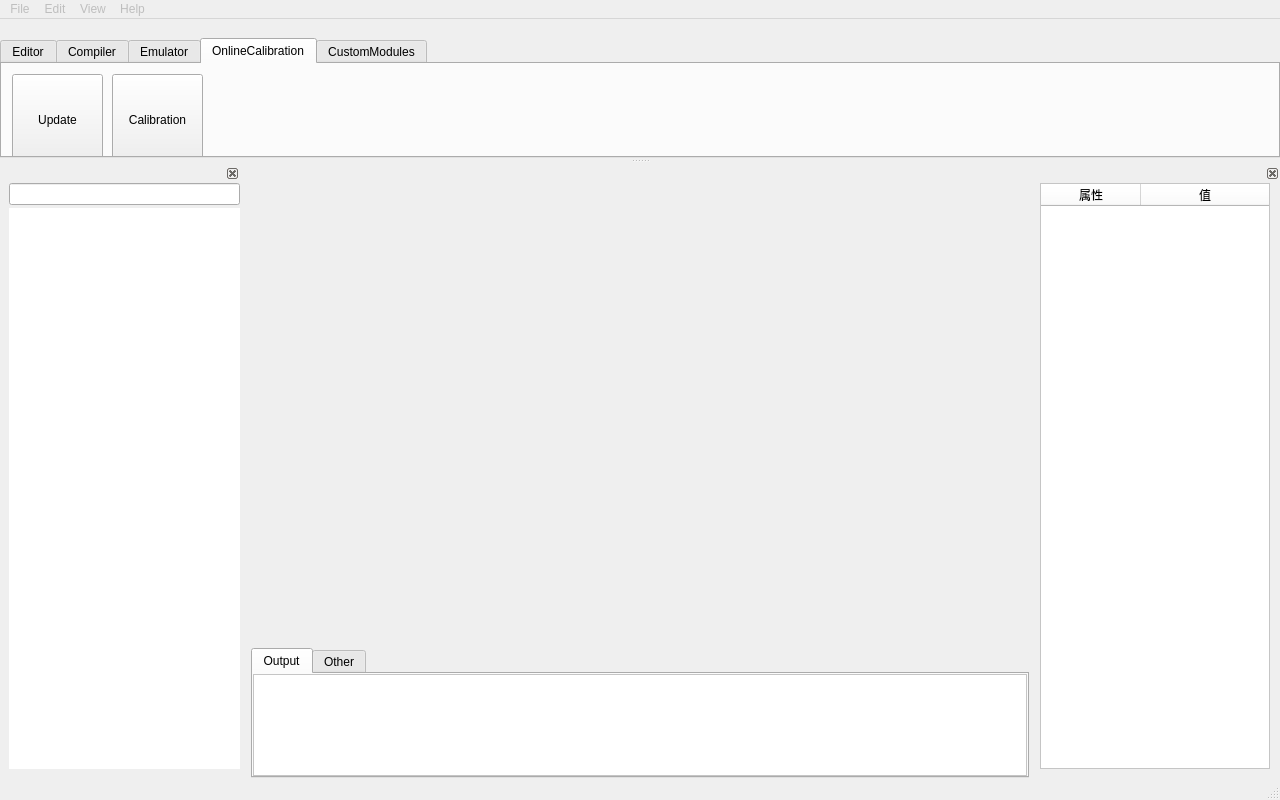
<?xml version="1.0" encoding="UTF-8"?>
<ui version="4.0">
 <class>MainWindow</class>
 <widget class="QMainWindow" name="MainWindow">
  <property name="geometry">
   <rect>
    <x>0</x>
    <y>0</y>
    <width>1280</width>
    <height>800</height>
   </rect>
  </property>
  <property name="sizePolicy">
   <sizepolicy hsizetype="Expanding" vsizetype="Expanding">
    <horstretch>0</horstretch>
    <verstretch>0</verstretch>
   </sizepolicy>
  </property>
  <property name="font">
   <font/>
  </property>
  <property name="windowTitle">
   <string>图形化ADAS/AD应用开发系统</string>
  </property>
  <property name="styleSheet">
   <string notr="true"/>
  </property>
  <widget class="QWidget" name="centralwidget">
   <property name="enabled">
    <bool>true</bool>
   </property>
   <property name="sizePolicy">
    <sizepolicy hsizetype="Expanding" vsizetype="Expanding">
     <horstretch>0</horstretch>
     <verstretch>0</verstretch>
    </sizepolicy>
   </property>
   <layout class="QHBoxLayout" name="horizontalLayout">
    <property name="spacing">
     <number>5</number>
    </property>
    <property name="leftMargin">
     <number>5</number>
    </property>
    <property name="topMargin">
     <number>5</number>
    </property>
    <property name="rightMargin">
     <number>5</number>
    </property>
    <property name="bottomMargin">
     <number>0</number>
    </property>
    <item>
     <layout class="QVBoxLayout" name="vl_nodeeditor">
      <property name="spacing">
       <number>0</number>
      </property>
      <property name="sizeConstraint">
       <enum>QLayout::SetMaximumSize</enum>
      </property>
      <property name="leftMargin">
       <number>0</number>
      </property>
      <property name="topMargin">
       <number>0</number>
      </property>
      <item>
       <widget class="AICCBreadcrumbNavigation" name="l_breadcrumb_navigation">
        <property name="minimumSize">
         <size>
          <width>0</width>
          <height>0</height>
         </size>
        </property>
        <property name="maximumSize">
         <size>
          <width>16777215</width>
          <height>80</height>
         </size>
        </property>
        <property name="sizeIncrement">
         <size>
          <width>0</width>
          <height>0</height>
         </size>
        </property>
        <property name="baseSize">
         <size>
          <width>0</width>
          <height>0</height>
         </size>
        </property>
        <property name="textFormat">
         <enum>Qt::AutoText</enum>
        </property>
       </widget>
      </item>
      <item>
       <widget class="AICCStackedWidget" name="sw_flowscene">
        <property name="maximumSize">
         <size>
          <width>16777215</width>
          <height>16777215</height>
         </size>
        </property>
        <property name="acceptDrops">
         <bool>false</bool>
        </property>
        <property name="frameShape">
         <enum>QFrame::NoFrame</enum>
        </property>
        <property name="currentIndex">
         <number>-1</number>
        </property>
       </widget>
      </item>
      <item>
       <widget class="QTabWidget" name="tw_bottom">
        <property name="maximumSize">
         <size>
          <width>16777215</width>
          <height>130</height>
         </size>
        </property>
        <property name="styleSheet">
         <string notr="true"/>
        </property>
        <property name="tabPosition">
         <enum>QTabWidget::North</enum>
        </property>
        <property name="currentIndex">
         <number>0</number>
        </property>
        <widget class="QWidget" name="tab_output">
         <property name="sizePolicy">
          <sizepolicy hsizetype="Expanding" vsizetype="Expanding">
           <horstretch>0</horstretch>
           <verstretch>0</verstretch>
          </sizepolicy>
         </property>
         <attribute name="title">
          <string>Output</string>
         </attribute>
         <layout class="QVBoxLayout" name="verticalLayout_3">
          <property name="spacing">
           <number>0</number>
          </property>
          <property name="leftMargin">
           <number>0</number>
          </property>
          <property name="topMargin">
           <number>0</number>
          </property>
          <property name="rightMargin">
           <number>0</number>
          </property>
          <property name="bottomMargin">
           <number>0</number>
          </property>
          <item>
           <widget class="QPlainTextEdit" name="pte_output">
            <property name="styleSheet">
             <string notr="true">background-color:#FFFFFF</string>
            </property>
           </widget>
          </item>
         </layout>
        </widget>
        <widget class="QWidget" name="tab_other">
         <attribute name="title">
          <string>Other</string>
         </attribute>
        </widget>
       </widget>
      </item>
     </layout>
    </item>
   </layout>
  </widget>
  <widget class="QMenuBar" name="menubar">
   <property name="enabled">
    <bool>false</bool>
   </property>
   <property name="geometry">
    <rect>
     <x>0</x>
     <y>0</y>
     <width>1280</width>
     <height>22</height>
    </rect>
   </property>
   <widget class="QMenu" name="menuFile">
    <property name="title">
     <string>File</string>
    </property>
    <widget class="QMenu" name="menuNew">
     <property name="title">
      <string>New</string>
     </property>
     <addaction name="actionNewProject"/>
    </widget>
    <addaction name="menuNew"/>
    <addaction name="separator"/>
    <addaction name="actionOpen"/>
    <addaction name="actionSave"/>
    <addaction name="separator"/>
    <addaction name="actionExit"/>
   </widget>
   <widget class="QMenu" name="menuEdit">
    <property name="title">
     <string>Edit</string>
    </property>
    <addaction name="actionEdit_Item"/>
   </widget>
   <widget class="QMenu" name="menuHelp">
    <property name="title">
     <string>Help</string>
    </property>
    <addaction name="actionAbout"/>
   </widget>
   <widget class="QMenu" name="menuView">
    <property name="title">
     <string>View</string>
    </property>
    <addaction name="actionNodeWindow"/>
    <addaction name="actionPropertyWindow"/>
   </widget>
   <addaction name="menuFile"/>
   <addaction name="menuEdit"/>
   <addaction name="menuView"/>
   <addaction name="menuHelp"/>
  </widget>
  <widget class="QStatusBar" name="statusbar"/>
  <widget class="QDockWidget" name="dw_left">
   <property name="sizePolicy">
    <sizepolicy hsizetype="Expanding" vsizetype="Expanding">
     <horstretch>0</horstretch>
     <verstretch>0</verstretch>
    </sizepolicy>
   </property>
   <property name="minimumSize">
    <size>
     <width>240</width>
     <height>152</height>
    </size>
   </property>
   <property name="maximumSize">
    <size>
     <width>240</width>
     <height>524287</height>
    </size>
   </property>
   <property name="styleSheet">
    <string notr="true"/>
   </property>
   <property name="features">
    <set>QDockWidget::DockWidgetClosable|QDockWidget::DockWidgetMovable</set>
   </property>
   <property name="allowedAreas">
    <set>Qt::LeftDockWidgetArea</set>
   </property>
   <attribute name="dockWidgetArea">
    <number>1</number>
   </attribute>
   <widget class="QWidget" name="dwc_left">
    <property name="minimumSize">
     <size>
      <width>240</width>
      <height>0</height>
     </size>
    </property>
    <property name="maximumSize">
     <size>
      <width>240</width>
      <height>16777215</height>
     </size>
    </property>
    <layout class="QVBoxLayout" name="verticalLayout">
     <property name="spacing">
      <number>0</number>
     </property>
     <property name="leftMargin">
      <number>9</number>
     </property>
     <property name="topMargin">
      <number>0</number>
     </property>
     <property name="rightMargin">
      <number>0</number>
     </property>
     <property name="bottomMargin">
      <number>9</number>
     </property>
     <item>
      <layout class="QVBoxLayout" name="vl_treewidget" stretch="0,0">
       <property name="spacing">
        <number>3</number>
       </property>
       <property name="sizeConstraint">
        <enum>QLayout::SetMaximumSize</enum>
       </property>
       <property name="leftMargin">
        <number>0</number>
       </property>
       <property name="topMargin">
        <number>0</number>
       </property>
       <property name="rightMargin">
        <number>0</number>
       </property>
       <property name="bottomMargin">
        <number>0</number>
       </property>
       <item>
        <widget class="QLineEdit" name="le_tree_filter">
         <property name="enabled">
          <bool>true</bool>
         </property>
         <property name="sizePolicy">
          <sizepolicy hsizetype="Expanding" vsizetype="Fixed">
           <horstretch>0</horstretch>
           <verstretch>0</verstretch>
          </sizepolicy>
         </property>
         <property name="minimumSize">
          <size>
           <width>200</width>
           <height>0</height>
          </size>
         </property>
         <property name="maximumSize">
          <size>
           <width>240</width>
           <height>16777215</height>
          </size>
         </property>
         <property name="baseSize">
          <size>
           <width>240</width>
           <height>0</height>
          </size>
         </property>
        </widget>
       </item>
       <item>
        <widget class="AICCTreeWidget" name="tw_node">
         <property name="enabled">
          <bool>true</bool>
         </property>
         <property name="sizePolicy">
          <sizepolicy hsizetype="Expanding" vsizetype="Expanding">
           <horstretch>0</horstretch>
           <verstretch>0</verstretch>
          </sizepolicy>
         </property>
         <property name="minimumSize">
          <size>
           <width>200</width>
           <height>0</height>
          </size>
         </property>
         <property name="maximumSize">
          <size>
           <width>240</width>
           <height>16777215</height>
          </size>
         </property>
         <property name="baseSize">
          <size>
           <width>240</width>
           <height>0</height>
          </size>
         </property>
         <property name="contextMenuPolicy">
          <enum>Qt::CustomContextMenu</enum>
         </property>
         <property name="styleSheet">
          <string notr="true">QTreeView::branch{
background-color:#FFFFFF;
}

QTreeView {
border:1px solid #FFFFFF;
selection-background-color:#FFFFFF;
selection-color:#FFFFFF;
alternate-background-color:#FFFFFF;
background-color:#FFFFFF;
gridline-color:#FFFFFF;
}</string>
         </property>
         <property name="dragEnabled">
          <bool>true</bool>
         </property>
         <property name="dragDropMode">
          <enum>QAbstractItemView::DragOnly</enum>
         </property>
         <property name="indentation">
          <number>10</number>
         </property>
         <attribute name="headerVisible">
          <bool>false</bool>
         </attribute>
         <column>
          <property name="text">
           <string notr="true">1</string>
          </property>
         </column>
        </widget>
       </item>
      </layout>
     </item>
    </layout>
   </widget>
  </widget>
  <widget class="QDockWidget" name="dw_right">
   <property name="sizePolicy">
    <sizepolicy hsizetype="Expanding" vsizetype="Expanding">
     <horstretch>0</horstretch>
     <verstretch>0</verstretch>
    </sizepolicy>
   </property>
   <property name="minimumSize">
    <size>
     <width>240</width>
     <height>230</height>
    </size>
   </property>
   <property name="maximumSize">
    <size>
     <width>240</width>
     <height>524287</height>
    </size>
   </property>
   <property name="features">
    <set>QDockWidget::DockWidgetClosable</set>
   </property>
   <property name="allowedAreas">
    <set>Qt::RightDockWidgetArea</set>
   </property>
   <attribute name="dockWidgetArea">
    <number>2</number>
   </attribute>
   <widget class="QWidget" name="dwc_right">
    <property name="sizePolicy">
     <sizepolicy hsizetype="Preferred" vsizetype="Preferred">
      <horstretch>0</horstretch>
      <verstretch>0</verstretch>
     </sizepolicy>
    </property>
    <property name="minimumSize">
     <size>
      <width>245</width>
      <height>0</height>
     </size>
    </property>
    <property name="maximumSize">
     <size>
      <width>245</width>
      <height>16777215</height>
     </size>
    </property>
    <layout class="QVBoxLayout" name="verticalLayout_2">
     <property name="spacing">
      <number>0</number>
     </property>
     <property name="leftMargin">
      <number>0</number>
     </property>
     <property name="topMargin">
      <number>0</number>
     </property>
     <property name="rightMargin">
      <number>0</number>
     </property>
     <property name="bottomMargin">
      <number>9</number>
     </property>
     <item>
      <widget class="QTableWidget" name="tw_nodeProperties">
       <property name="sizePolicy">
        <sizepolicy hsizetype="Expanding" vsizetype="Expanding">
         <horstretch>0</horstretch>
         <verstretch>0</verstretch>
        </sizepolicy>
       </property>
       <property name="minimumSize">
        <size>
         <width>230</width>
         <height>0</height>
        </size>
       </property>
       <property name="maximumSize">
        <size>
         <width>230</width>
         <height>16777215</height>
        </size>
       </property>
       <property name="baseSize">
        <size>
         <width>240</width>
         <height>0</height>
        </size>
       </property>
       <property name="styleSheet">
        <string notr="true">background-color:#FFFFFF</string>
       </property>
       <property name="sortingEnabled">
        <bool>false</bool>
       </property>
       <property name="columnCount">
        <number>2</number>
       </property>
       <attribute name="horizontalHeaderCascadingSectionResizes">
        <bool>false</bool>
       </attribute>
       <attribute name="horizontalHeaderShowSortIndicator" stdset="0">
        <bool>false</bool>
       </attribute>
       <attribute name="horizontalHeaderStretchLastSection">
        <bool>true</bool>
       </attribute>
       <column>
        <property name="text">
         <string>属性</string>
        </property>
       </column>
       <column>
        <property name="text">
         <string>值</string>
        </property>
       </column>
      </widget>
     </item>
    </layout>
   </widget>
  </widget>
  <widget class="QDockWidget" name="dw_toolbar">
   <property name="minimumSize">
    <size>
     <width>572</width>
     <height>139</height>
    </size>
   </property>
   <property name="features">
    <set>QDockWidget::NoDockWidgetFeatures</set>
   </property>
   <property name="allowedAreas">
    <set>Qt::TopDockWidgetArea</set>
   </property>
   <attribute name="dockWidgetArea">
    <number>4</number>
   </attribute>
   <widget class="QWidget" name="dockWidgetContents">
    <layout class="QHBoxLayout" name="horizontalLayout_2">
     <property name="spacing">
      <number>0</number>
     </property>
     <property name="leftMargin">
      <number>0</number>
     </property>
     <property name="topMargin">
      <number>0</number>
     </property>
     <property name="rightMargin">
      <number>0</number>
     </property>
     <property name="bottomMargin">
      <number>0</number>
     </property>
     <item>
      <widget class="QTabWidget" name="tw_toolbar">
       <property name="enabled">
        <bool>true</bool>
       </property>
       <property name="minimumSize">
        <size>
         <width>0</width>
         <height>110</height>
        </size>
       </property>
       <property name="baseSize">
        <size>
         <width>0</width>
         <height>110</height>
        </size>
       </property>
       <property name="font">
        <font/>
       </property>
       <property name="styleSheet">
        <string notr="true">/*background:rgb(240, 240, 240)*/</string>
       </property>
       <property name="currentIndex">
        <number>3</number>
       </property>
       <property name="usesScrollButtons">
        <bool>false</bool>
       </property>
       <widget class="QWidget" name="tab_editor">
        <property name="enabled">
         <bool>true</bool>
        </property>
        <property name="font">
         <font>
          <pointsize>11</pointsize>
         </font>
        </property>
        <property name="toolTip">
         <string/>
        </property>
        <attribute name="title">
         <string>Editor</string>
        </attribute>
        <widget class="QPushButton" name="pb_open">
         <property name="geometry">
          <rect>
           <x>70</x>
           <y>10</y>
           <width>71</width>
           <height>25</height>
          </rect>
         </property>
         <property name="font">
          <font/>
         </property>
         <property name="text">
          <string>Open</string>
         </property>
         <property name="icon">
          <iconset resource="../image.qrc">
           <normaloff>:/res/Open.png</normaloff>:/res/Open.png</iconset>
         </property>
        </widget>
        <widget class="QPushButton" name="pb_save">
         <property name="geometry">
          <rect>
           <x>70</x>
           <y>40</y>
           <width>71</width>
           <height>25</height>
          </rect>
         </property>
         <property name="font">
          <font/>
         </property>
         <property name="text">
          <string>Save</string>
         </property>
         <property name="icon">
          <iconset resource="../image.qrc">
           <normaloff>:/res/Save.png</normaloff>:/res/Save.png</iconset>
         </property>
        </widget>
        <widget class="QPushButton" name="pb_print">
         <property name="geometry">
          <rect>
           <x>70</x>
           <y>70</y>
           <width>71</width>
           <height>25</height>
          </rect>
         </property>
         <property name="font">
          <font/>
         </property>
         <property name="text">
          <string>Print</string>
         </property>
         <property name="icon">
          <iconset resource="../image.qrc">
           <normaloff>:/res/Print.png</normaloff>:/res/Print.png</iconset>
         </property>
        </widget>
        <widget class="Line" name="line">
         <property name="enabled">
          <bool>true</bool>
         </property>
         <property name="geometry">
          <rect>
           <x>150</x>
           <y>20</y>
           <width>3</width>
           <height>70</height>
          </rect>
         </property>
         <property name="font">
          <font/>
         </property>
         <property name="orientation">
          <enum>Qt::Vertical</enum>
         </property>
        </widget>
        <widget class="Line" name="line_2">
         <property name="geometry">
          <rect>
           <x>260</x>
           <y>20</y>
           <width>3</width>
           <height>70</height>
          </rect>
         </property>
         <property name="font">
          <font/>
         </property>
         <property name="orientation">
          <enum>Qt::Vertical</enum>
         </property>
        </widget>
        <widget class="Line" name="line_3">
         <property name="geometry">
          <rect>
           <x>470</x>
           <y>20</y>
           <width>3</width>
           <height>70</height>
          </rect>
         </property>
         <property name="font">
          <font/>
         </property>
         <property name="orientation">
          <enum>Qt::Vertical</enum>
         </property>
        </widget>
        <widget class="QToolButton" name="pb_dataInspector">
         <property name="geometry">
          <rect>
           <x>480</x>
           <y>10</y>
           <width>91</width>
           <height>91</height>
          </rect>
         </property>
         <property name="font">
          <font>
           <pointsize>9</pointsize>
          </font>
         </property>
         <property name="focusPolicy">
          <enum>Qt::NoFocus</enum>
         </property>
         <property name="text">
          <string>Data
Inspector</string>
         </property>
         <property name="icon">
          <iconset resource="../image.qrc">
           <normaloff>:/res/DataInspector.png</normaloff>:/res/DataInspector.png</iconset>
         </property>
         <property name="iconSize">
          <size>
           <width>24</width>
           <height>24</height>
          </size>
         </property>
         <property name="toolButtonStyle">
          <enum>Qt::ToolButtonTextUnderIcon</enum>
         </property>
        </widget>
        <widget class="QToolButton" name="tb_modelSettings">
         <property name="geometry">
          <rect>
           <x>370</x>
           <y>10</y>
           <width>91</width>
           <height>91</height>
          </rect>
         </property>
         <property name="font">
          <font>
           <pointsize>9</pointsize>
          </font>
         </property>
         <property name="focusPolicy">
          <enum>Qt::NoFocus</enum>
         </property>
         <property name="text">
          <string>Module
Settings</string>
         </property>
         <property name="icon">
          <iconset resource="../image.qrc">
           <normaloff>:/res/Config.png</normaloff>:/res/Config.png</iconset>
         </property>
         <property name="iconSize">
          <size>
           <width>24</width>
           <height>24</height>
          </size>
         </property>
         <property name="toolButtonStyle">
          <enum>Qt::ToolButtonTextUnderIcon</enum>
         </property>
        </widget>
        <widget class="QToolButton" name="pb_script_generator">
         <property name="geometry">
          <rect>
           <x>270</x>
           <y>10</y>
           <width>91</width>
           <height>91</height>
          </rect>
         </property>
         <property name="font">
          <font>
           <pointsize>9</pointsize>
          </font>
         </property>
         <property name="focusPolicy">
          <enum>Qt::NoFocus</enum>
         </property>
         <property name="text">
          <string>Code
Generator</string>
         </property>
         <property name="icon">
          <iconset resource="../image.qrc">
           <normaloff>:/res/code-generator.png</normaloff>:/res/code-generator.png</iconset>
         </property>
         <property name="iconSize">
          <size>
           <width>24</width>
           <height>24</height>
          </size>
         </property>
         <property name="toolButtonStyle">
          <enum>Qt::ToolButtonTextUnderIcon</enum>
         </property>
        </widget>
        <widget class="QToolButton" name="pb_library_browser">
         <property name="geometry">
          <rect>
           <x>160</x>
           <y>10</y>
           <width>91</width>
           <height>91</height>
          </rect>
         </property>
         <property name="font">
          <font>
           <pointsize>9</pointsize>
          </font>
         </property>
         <property name="focusPolicy">
          <enum>Qt::NoFocus</enum>
         </property>
         <property name="text">
          <string>Module
Browser</string>
         </property>
         <property name="icon">
          <iconset resource="../image.qrc">
           <normaloff>:/res/LibraryBrower.png</normaloff>:/res/LibraryBrower.png</iconset>
         </property>
         <property name="iconSize">
          <size>
           <width>24</width>
           <height>24</height>
          </size>
         </property>
         <property name="toolButtonStyle">
          <enum>Qt::ToolButtonTextUnderIcon</enum>
         </property>
        </widget>
        <widget class="QToolButton" name="tb_new">
         <property name="geometry">
          <rect>
           <x>10</x>
           <y>10</y>
           <width>51</width>
           <height>91</height>
          </rect>
         </property>
         <property name="font">
          <font>
           <pointsize>9</pointsize>
          </font>
         </property>
         <property name="focusPolicy">
          <enum>Qt::NoFocus</enum>
         </property>
         <property name="text">
          <string>New</string>
         </property>
         <property name="icon">
          <iconset resource="../image.qrc">
           <normaloff>:/res/New_24.png</normaloff>:/res/New_24.png</iconset>
         </property>
         <property name="iconSize">
          <size>
           <width>24</width>
           <height>24</height>
          </size>
         </property>
         <property name="toolButtonStyle">
          <enum>Qt::ToolButtonTextUnderIcon</enum>
         </property>
        </widget>
       </widget>
       <widget class="QWidget" name="tab_2">
        <property name="font">
         <font/>
        </property>
        <attribute name="title">
         <string>Compiler</string>
        </attribute>
        <widget class="QToolButton" name="tb_code_compiler">
         <property name="enabled">
          <bool>false</bool>
         </property>
         <property name="geometry">
          <rect>
           <x>10</x>
           <y>50</y>
           <width>141</width>
           <height>51</height>
          </rect>
         </property>
         <property name="font">
          <font>
           <pointsize>9</pointsize>
          </font>
         </property>
         <property name="focusPolicy">
          <enum>Qt::NoFocus</enum>
         </property>
         <property name="text">
          <string>     Code Build</string>
         </property>
         <property name="icon">
          <iconset resource="../image.qrc">
           <normaloff>:/res/compiler.png</normaloff>:/res/compiler.png</iconset>
         </property>
         <property name="iconSize">
          <size>
           <width>24</width>
           <height>24</height>
          </size>
         </property>
         <property name="toolButtonStyle">
          <enum>Qt::ToolButtonTextBesideIcon</enum>
         </property>
         <property name="autoRaise">
          <bool>false</bool>
         </property>
         <property name="arrowType">
          <enum>Qt::NoArrow</enum>
         </property>
        </widget>
        <widget class="QToolButton" name="tb_script_deploy">
         <property name="geometry">
          <rect>
           <x>160</x>
           <y>10</y>
           <width>91</width>
           <height>91</height>
          </rect>
         </property>
         <property name="font">
          <font>
           <pointsize>9</pointsize>
          </font>
         </property>
         <property name="focusPolicy">
          <enum>Qt::NoFocus</enum>
         </property>
         <property name="text">
          <string>Code
Deploy</string>
         </property>
         <property name="icon">
          <iconset resource="../image.qrc">
           <normaloff>:/res/deploy.png</normaloff>:/res/deploy.png</iconset>
         </property>
         <property name="iconSize">
          <size>
           <width>24</width>
           <height>24</height>
          </size>
         </property>
         <property name="toolButtonStyle">
          <enum>Qt::ToolButtonTextUnderIcon</enum>
         </property>
        </widget>
        <widget class="QComboBox" name="cb_select_platform">
         <property name="geometry">
          <rect>
           <x>10</x>
           <y>10</y>
           <width>141</width>
           <height>31</height>
          </rect>
         </property>
         <property name="font">
          <font>
           <pointsize>9</pointsize>
          </font>
         </property>
         <item>
          <property name="text">
           <string>SelectPlatform</string>
          </property>
         </item>
         <item>
          <property name="text">
           <string>FAD</string>
          </property>
         </item>
         <item>
          <property name="text">
           <string>Xavier</string>
          </property>
         </item>
         <item>
          <property name="text">
           <string>mdc610</string>
          </property>
         </item>
        </widget>
        <widget class="QToolButton" name="tb_run">
         <property name="geometry">
          <rect>
           <x>260</x>
           <y>10</y>
           <width>51</width>
           <height>91</height>
          </rect>
         </property>
         <property name="font">
          <font>
           <pointsize>9</pointsize>
          </font>
         </property>
         <property name="focusPolicy">
          <enum>Qt::NoFocus</enum>
         </property>
         <property name="text">
          <string>Run</string>
         </property>
         <property name="icon">
          <iconset resource="../image.qrc">
           <normaloff>:/res/Run_24.png</normaloff>:/res/Run_24.png</iconset>
         </property>
         <property name="iconSize">
          <size>
           <width>24</width>
           <height>24</height>
          </size>
         </property>
         <property name="toolButtonStyle">
          <enum>Qt::ToolButtonTextUnderIcon</enum>
         </property>
        </widget>
        <widget class="QToolButton" name="tb_stop">
         <property name="geometry">
          <rect>
           <x>320</x>
           <y>10</y>
           <width>51</width>
           <height>91</height>
          </rect>
         </property>
         <property name="font">
          <font>
           <pointsize>9</pointsize>
          </font>
         </property>
         <property name="focusPolicy">
          <enum>Qt::NoFocus</enum>
         </property>
         <property name="text">
          <string>Stop</string>
         </property>
         <property name="icon">
          <iconset resource="../image.qrc">
           <normaloff>:/res/stop.png</normaloff>:/res/stop.png</iconset>
         </property>
         <property name="iconSize">
          <size>
           <width>24</width>
           <height>24</height>
          </size>
         </property>
         <property name="toolButtonStyle">
          <enum>Qt::ToolButtonTextUnderIcon</enum>
         </property>
        </widget>
       </widget>
       <widget class="QWidget" name="tab">
        <property name="font">
         <font/>
        </property>
        <attribute name="title">
         <string>Emulator</string>
        </attribute>
        <widget class="QToolButton" name="tb_inject">
         <property name="geometry">
          <rect>
           <x>10</x>
           <y>10</y>
           <width>91</width>
           <height>91</height>
          </rect>
         </property>
         <property name="focusPolicy">
          <enum>Qt::NoFocus</enum>
         </property>
         <property name="text">
          <string>Inject</string>
         </property>
         <property name="icon">
          <iconset resource="../image.qrc">
           <normaloff>:/res/inject.png</normaloff>:/res/inject.png</iconset>
         </property>
         <property name="iconSize">
          <size>
           <width>24</width>
           <height>24</height>
          </size>
         </property>
         <property name="toolButtonStyle">
          <enum>Qt::ToolButtonTextUnderIcon</enum>
         </property>
        </widget>
       </widget>
       <widget class="QWidget" name="tab_3">
        <property name="font">
         <font/>
        </property>
        <attribute name="title">
         <string>OnlineCalibration</string>
        </attribute>
        <widget class="QToolButton" name="pb_update">
         <property name="geometry">
          <rect>
           <x>10</x>
           <y>10</y>
           <width>91</width>
           <height>91</height>
          </rect>
         </property>
         <property name="focusPolicy">
          <enum>Qt::NoFocus</enum>
         </property>
         <property name="text">
          <string>Update</string>
         </property>
         <property name="icon">
          <iconset resource="../image.qrc">
           <normaloff>:/res/update.png</normaloff>:/res/update.png</iconset>
         </property>
         <property name="iconSize">
          <size>
           <width>24</width>
           <height>24</height>
          </size>
         </property>
         <property name="toolButtonStyle">
          <enum>Qt::ToolButtonTextUnderIcon</enum>
         </property>
        </widget>
        <widget class="QToolButton" name="tb_calibration">
         <property name="geometry">
          <rect>
           <x>110</x>
           <y>10</y>
           <width>91</width>
           <height>91</height>
          </rect>
         </property>
         <property name="focusPolicy">
          <enum>Qt::NoFocus</enum>
         </property>
         <property name="text">
          <string>Calibration</string>
         </property>
         <property name="icon">
          <iconset resource="../image.qrc">
           <normaloff>:/res/update.png</normaloff>:/res/update.png</iconset>
         </property>
         <property name="iconSize">
          <size>
           <width>24</width>
           <height>24</height>
          </size>
         </property>
         <property name="toolButtonStyle">
          <enum>Qt::ToolButtonTextUnderIcon</enum>
         </property>
        </widget>
       </widget>
       <widget class="QWidget" name="tab_custom_module">
        <property name="font">
         <font/>
        </property>
        <attribute name="title">
         <string>CustomModules</string>
        </attribute>
        <widget class="QToolButton" name="pb_import">
         <property name="geometry">
          <rect>
           <x>10</x>
           <y>10</y>
           <width>91</width>
           <height>91</height>
          </rect>
         </property>
         <property name="focusPolicy">
          <enum>Qt::NoFocus</enum>
         </property>
         <property name="text">
          <string>Import</string>
         </property>
         <property name="icon">
          <iconset resource="../image.qrc">
           <normaloff>:/res/Import_24.png</normaloff>:/res/Import_24.png</iconset>
         </property>
         <property name="iconSize">
          <size>
           <width>24</width>
           <height>24</height>
          </size>
         </property>
         <property name="toolButtonStyle">
          <enum>Qt::ToolButtonTextUnderIcon</enum>
         </property>
        </widget>
       </widget>
      </widget>
     </item>
    </layout>
   </widget>
  </widget>
  <action name="actionNewProject">
   <property name="text">
    <string>Project</string>
   </property>
   <property name="font">
    <font/>
   </property>
  </action>
  <action name="actionExit">
   <property name="text">
    <string>Exit</string>
   </property>
   <property name="font">
    <font/>
   </property>
  </action>
  <action name="actionAbout">
   <property name="text">
    <string>About</string>
   </property>
   <property name="font">
    <font/>
   </property>
  </action>
  <action name="actionSave">
   <property name="text">
    <string>Save</string>
   </property>
   <property name="font">
    <font/>
   </property>
  </action>
  <action name="actionEdit_Item">
   <property name="text">
    <string>Edit Item</string>
   </property>
   <property name="font">
    <font/>
   </property>
  </action>
  <action name="actionNodeWindow">
   <property name="checkable">
    <bool>true</bool>
   </property>
   <property name="checked">
    <bool>false</bool>
   </property>
   <property name="text">
    <string>NodeWindow</string>
   </property>
   <property name="font">
    <font/>
   </property>
  </action>
  <action name="actionPropertyWindow">
   <property name="checkable">
    <bool>true</bool>
   </property>
   <property name="checked">
    <bool>false</bool>
   </property>
   <property name="text">
    <string>PropertyWindow</string>
   </property>
   <property name="font">
    <font/>
   </property>
  </action>
  <action name="actionOpen">
   <property name="text">
    <string>Open</string>
   </property>
   <property name="font">
    <font/>
   </property>
  </action>
 </widget>
 <customwidgets>
  <customwidget>
   <class>AICCTreeWidget</class>
   <extends>QTreeWidget</extends>
   <header>controllers/aicctreewidget.hpp</header>
  </customwidget>
  <customwidget>
   <class>AICCBreadcrumbNavigation</class>
   <extends>QLabel</extends>
   <header>controllers/aiccbreadcrumbnavigation.hpp</header>
  </customwidget>
  <customwidget>
   <class>AICCStackedWidget</class>
   <extends>QStackedWidget</extends>
   <header>controllers/aiccstackedwidget.hpp</header>
   <container>1</container>
  </customwidget>
 </customwidgets>
 <resources>
  <include location="../image.qrc"/>
 </resources>
 <connections/>
</ui>
